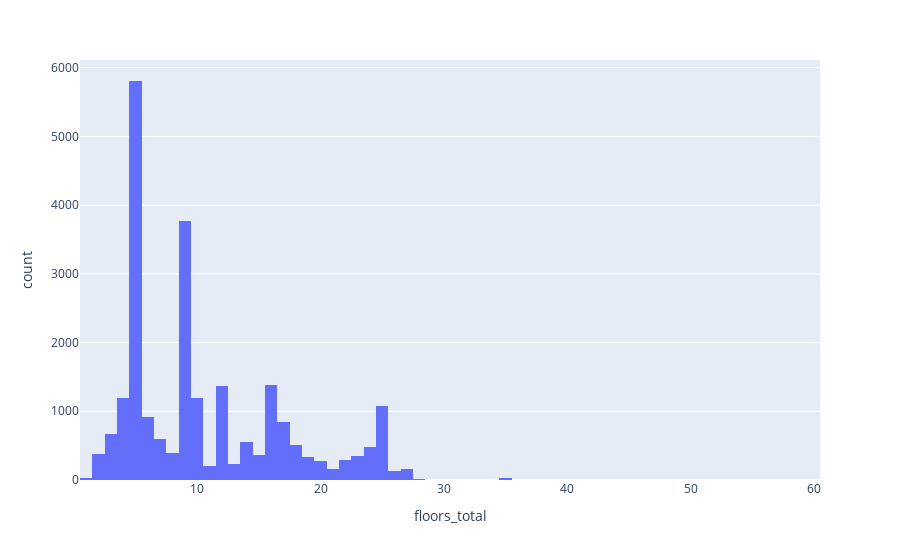

The notebook cell saved with this chart:
### Code cell
px.histogram(data, x = "floors_total")

### Figure 1 — Plotly figure (JSON) as saved in the notebook; plotly's stock layout.template omitted (floating-point values rounded to 4 significant figures; data arrays with more than 128 entries replaced by an {"elided": "..."} marker saying what was removed)
{"data": [{"alignmentgroup": "True", "bingroup": "x", "hovertemplate": "floors_total=%{x}<br>count=%{y}<extra></extra>", "legendgroup": "", "marker": {"color": "#636efa", "pattern": {"shape": ""}}, "name": "", "offsetgroup": "", "orientation": "v", "showlegend": false, "type": "histogram", "x": {"elided": "23693 int values"}, "xaxis": "x", "yaxis": "y"}], "layout": {"barmode": "relative", "legend": {"tracegroupgap": 0}, "margin": {"t": 60}, "xaxis": {"anchor": "y", "domain": [0, 1], "title": {"text": "floors_total"}}, "yaxis": {"anchor": "x", "domain": [0, 1], "title": {"text": "count"}}}}
